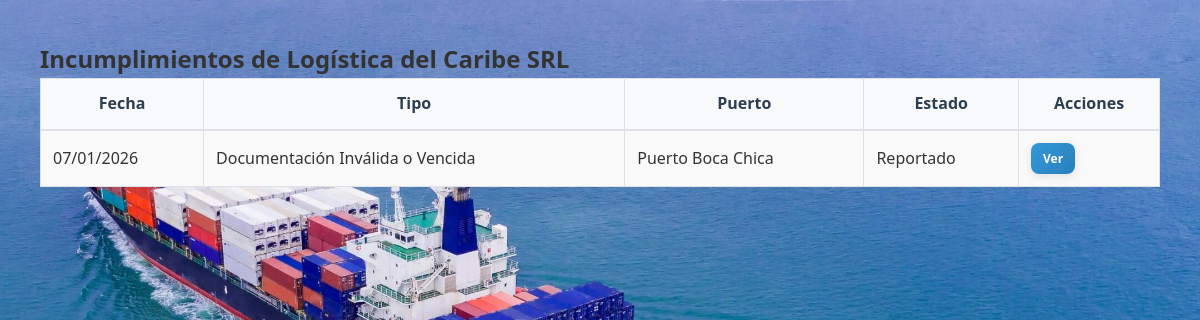
/incumplimientos/mis-incumplimientos/ (signed in), run on the app's committed database.
### accounts/models.py (models this page shows, shortened)
class User(AbstractUser):
    ROLE_CHOICES = [
        ('solicitante', 'Solicitante'),
        ('evaluador', 'Evaluador Portuario'),
        ('supervisor', 'Supervisor'),
        ('admin_tic', 'Administrador TIC'),
        ('oficial_acceso', 'Oficial de Acceso Físico'),
        ('direccion', 'Dirección Logística'),
    ]
    role = models.CharField(
        max_length=20,
        choices=ROLE_CHOICES,
        default='solicitante',
        verbose_name='Rol'
    )
    cedula_rnc = models.CharField(
        max_length=20,
        unique=True,
        validators=[
            RegexValidator(
                regex=r'^(\d{3}-\d{7}-\d{1}|\d{3}-\d{5}-\d{1})$',
                message='Formato inválido. Use XXX-XXXXXXX-X para cédula o XXX-XXXXX-X para RNC'
            )
        ],
        verbose_name='Cédula/RNC'
    )
    telefono = models.CharField(
        max_length=15,
        blank=True,
        validators=[
            RegexValidator(
                regex=r'^\+?1?\d{9,15}$',
                message='Número de teléfono inválido'
            )
        ],
        verbose_name='Teléfono'
    )
    empresa = models.ForeignKey(
        'Empresa',
        on_delete=models.SET_NULL,
        null=True,
        blank=True,
        related_name='usuarios',
        verbose_name='Empresa'
    )
    es_admin_empresa = models.BooleanField(default=False, verbose_name='Admin de Empresa')
    puede_crear_usuarios = models.BooleanField(default=False, verbose_name='Puede Crear Usuarios')
    activo = models.BooleanField(default=True, verbose_name='Activo')
    created_at = models.DateTimeField(auto_now_add=True, verbose_name='Creado el')
    updated_at = models.DateTimeField(auto_now=True, verbose_name='Actualizado el')
    failed_login_attempts = models.PositiveIntegerField(default=0, verbose_name='Intentos fallidos')
    is_locked = models.BooleanField(default=False, verbose_name='Bloqueado')
    locked_until = models.DateTimeField(null=True, blank=True, verbose_name='Bloqueado hasta')
    last_login_ip = models.GenericIPAddressField(null=True, blank=True, verbose_name='Última IP')
    class Meta:
        verbose_name = 'Usuario'
        verbose_name_plural = 'Usuarios'
        ordering = ['-created_at']

class Empresa(models.Model):
    rnc = models.CharField(
        max_length=15,
        unique=True,
        validators=[
            RegexValidator(
                regex=r'^\d{3}-\d{5}-\d{1}$',
                message='Formato inválido. Use XXX-XXXXX-X para RNC'
            )
        ],
        verbose_name='RNC'
    )
    nombre = models.CharField(max_length=200, verbose_name='Nombre')
    telefono = models.CharField(
        max_length=15,
        blank=True,
        validators=[
            RegexValidator(
                regex=r'^\+?1?\d{9,15}$',
                message='Número de teléfono inválido'
            )
        ],
        verbose_name='Teléfono'
    )
    email = models.EmailField(verbose_name='Email')
    representante_legal = models.ForeignKey(
        User,
        on_delete=models.CASCADE,
        related_name='empresas_representadas',
        verbose_name='Representante Legal'
    )
    activa = models.BooleanField(default=True, verbose_name='Activa')
    verificada = models.BooleanField(default=False, verbose_name='Verificada')
    certificado_rnc = models.FileField(
        upload_to='empresas/certificados/',
        blank=True,
        verbose_name='Certificado RNC'
    )
    numero_licencia = models.CharField(
        max_length=20,
        unique=True,
        blank=True,
        null=True,
        verbose_name='Número de Licencia'
    )
    fecha_expedicion_licencia = models.DateField(
        blank=True,
        null=True,
        verbose_name='Fecha de Expedición'
    )
    fecha_expiracion_licencia = models.DateField(
        blank=True,
        null=True,
        verbose_name='Fecha de Expiración'
    )
    fecha_expiracion_contrato = models.DateField(
        blank=True,
        null=True,
        verbose_name='Expiración Contrato'
    )
    tipo_licencia = models.ForeignKey(
        'evaluacion.TipoLicencia',
        on_delete=models.SET_NULL,
        blank=True,
        null=True,
        related_name='empresas_asignadas',
        verbose_name='Tipo de Licencia',
        help_text='Tipo de licencia que determina los servicios base autorizados'
    )
    servicios_autorizados = models.ManyToManyField(
        'evaluacion.Servicio',
        related_name='empresas_autorizadas',
        blank=True,
        verbose_name='Servicios Autorizados',
        help_text='Servicios específicos que la empresa está autorizada a ofrecer'
    )
    puede_solicitud_excepcional = models.BooleanField(
        default=False,
        verbose_name='Permite Solicitud Excepcional',
        help_text='Si está habilitado, la empresa puede realizar solicitudes excepcionales aprobadas por supervisión'
    )
    created_at = models.DateTimeField(auto_now_add=True, verbose_name='Registrada el')
    updated_at = models.DateTimeField(auto_now=True, verbose_name='Actualizada el')
    class Meta:
        verbose_name = 'Empresa'
        verbose_name_plural = 'Empresas'
        ordering = ['-created_at']

### incumplimientos/models.py (models this page shows, shortened)
class Incumplimiento(models.Model):
    TIPO_CHOICES = [
        ('documentacion_invalida', 'Documentación Inválida o Vencida'),
        ('personal_no_autorizado', 'Personal No Autorizado'),
        ('vehiculo_no_autorizado', 'Vehículo No Autorizado'),
        ('horario_incumplido', 'Incumplimiento de Horario Autorizado'),
        ('zona_no_autorizada', 'Acceso a Zona No Autorizada'),
        ('seguridad', 'Incumplimiento de Normas de Seguridad'),
        ('otro', 'Otro Incumplimiento'),
    ]
    ESTADO_CHOICES = [
        ('reportado', 'Reportado'),
        ('en_revision', 'En Revisión'),
        ('pendiente_subsanacion', 'Pendiente de Subsanación'),
        ('subsanado', 'Subsanado'),
        ('desestimado', 'Desestimado'),
    ]
    solicitud = models.ForeignKey(
        'solicitudes.Solicitud',
        on_delete=models.CASCADE,
        related_name='incumplimientos',
        verbose_name='Solicitud Relacionada',
        help_text='Solicitud asociada al incumplimiento'
    )
    autorizacion = models.ForeignKey(
        'control_acceso.Autorizacion',
        on_delete=models.CASCADE,
        null=True,
        blank=True,
        related_name='incumplimientos',
        verbose_name='Autorización Relacionada',
        help_text='Autorización asociada si ya fue aprobada'
    )
    tipo = models.CharField(
        max_length=30,
        choices=TIPO_CHOICES,
        verbose_name='Tipo de Incumplimiento'
    )
    descripcion = models.TextField(
        verbose_name='Descripción del Incumplimiento',
        help_text='Detalle completo de la situación observada'
    )
    estado = models.CharField(
        max_length=25,
        choices=ESTADO_CHOICES,
        default='reportado',
        verbose_name='Estado'
    )
    reportado_por = models.ForeignKey(
        settings.AUTH_USER_MODEL,
        on_delete=models.PROTECT,
        related_name='incumplimientos_reportados',
        verbose_name='Reportado Por',
        help_text='Oficial de acceso que detectó el incumplimiento'
    )
    revisado_por = models.ForeignKey(
        settings.AUTH_USER_MODEL,
        on_delete=models.SET_NULL,
        null=True,
        blank=True,
        related_name='incumplimientos_revisados',
        verbose_name='Revisado Por',
        help_text='Supervisor que revisó el incumplimiento'
    )
    puerto = models.ForeignKey(
        'solicitudes.Puerto',
        on_delete=models.PROTECT,
        related_name='incumplimientos',
        verbose_name='Puerto'
    )
    lugar_puerto = models.ForeignKey(
        'solicitudes.LugarPuerto',
        on_delete=models.PROTECT,
        null=True,
        blank=True,
        related_name='incumplimientos',
        verbose_name='Lugar Específico'
    )
    evidencia = models.FileField(
        upload_to='incumplimientos/evidencias/%Y/%m/',
        null=True,
        blank=True,
        validators=[FileExtensionValidator(allowed_extensions=['pdf', 'jpg', 'jpeg', 'png', 'doc', 'docx'])],
        verbose_name='Evidencia',
        help_text='Archivo con evidencia del incumplimiento (PDF, imagen o documento)'
    )
    observaciones = models.TextField(
        blank=True,
        verbose_name='Observaciones',
        help_text='Notas adicionales sobre el incumplimiento'
    )
    fecha_incumplimiento = models.DateTimeField(
        verbose_name='Fecha del Incumplimiento',
        help_text='Fecha y hora en que ocurrió el incumplimiento'
    )
    fecha_reporte = models.DateTimeField(
        default=timezone.now,
        verbose_name='Fecha de Reporte',
        editable=False
    )
    fecha_revision = models.DateTimeField(
        null=True,
        blank=True,
        verbose_name='Fecha de Revisión'
    )
    fecha_modificacion = models.DateTimeField(
        auto_now=True,
        verbose_name='Última Modificación'
    )
    class Meta:
        verbose_name = 'Incumplimiento'
        verbose_name_plural = 'Incumplimientos'
        ordering = ['-fecha_incumplimiento', '-fecha_reporte']
        indexes = [
            models.Index(fields=['solicitud', 'estado']),
            models.Index(fields=['reportado_por', 'fecha_reporte']),
            models.Index(fields=['estado']),
        ]

### solicitudes/models.py (models this page shows, shortened)
class Puerto(models.Model):
    nombre = models.CharField(max_length=100, unique=True, verbose_name='Nombre')
    codigo = models.CharField(max_length=10, unique=True, verbose_name='Código')
    activo = models.BooleanField(default=True, verbose_name='Activo')
    ubicacion = models.CharField(max_length=200, blank=True, verbose_name='Ubicación')
    descripcion = models.TextField(blank=True, verbose_name='Descripción')
    fecha_creacion = models.DateTimeField(default=timezone.now, verbose_name='Fecha de Creación')
    fecha_modificacion = models.DateTimeField(auto_now=True, verbose_name='Última Modificación')
    class Meta:
        verbose_name = 'Puerto'
        verbose_name_plural = 'Puertos'
        ordering = ['nombre']

### incumplimientos/views.py (the view)
# urls.py: path('mis-incumplimientos/', views.lista_incumplimientos_empresa, name='mis_incumplimientos'),
@login_required
@role_required('solicitante')
def lista_incumplimientos_empresa(request):
    if not request.user.empresa:
        messages.error(request, 'No tiene una empresa asociada.')
        return redirect('home')
    incumplimientos_list = Incumplimiento.objects.filter(
        solicitud__empresa=request.user.empresa
    ).select_related(
        'solicitud', 'puerto', 'reportado_por'
    ).order_by('-fecha_incumplimiento')
    estado = request.GET.get('estado')
    if estado:
        incumplimientos_list = incumplimientos_list.filter(estado=estado)
    stats = {
        'total': incumplimientos_list.count(),
        'pendiente_subsanacion': incumplimientos_list.filter(estado='pendiente_subsanacion').count(),
        'subsanados': incumplimientos_list.filter(estado='subsanado').count(),
    }
    paginator = Paginator(incumplimientos_list, 15)
    page = request.GET.get('page')
    incumplimientos = paginator.get_page(page)
    context = {
        'incumplimientos': incumplimientos,
        'stats': stats,
        'estados': Incumplimiento.ESTADO_CHOICES,
    }
    return render(request, 'incumplimientos/lista_empresa.html', context)

### incumplimientos/templates/incumplimientos/lista_empresa.html (shortened to what this page needs)
{% extends "base.html" %}
{% block content %}
<div class="container py-4">
    <h2>Incumplimientos de {{ user.empresa.nombre }}</h2>
    <table class="table">
        <thead>
            <tr>
                <th>Fecha</th>
                <th>Tipo</th>
                <th>Puerto</th>
                <th>Estado</th>
                <th>Acciones</th>
            </tr>
        </thead>
        <tbody>
            {% for inc in incumplimientos %}
            <tr>
                <td>{{ inc.fecha_incumplimiento|date:"d/m/Y" }}</td>
                <td>{{ inc.get_tipo_display }}</td>
                <td>{{ inc.puerto.nombre }}</td>
                <td>{{ inc.get_estado_display }}</td>
                <td><a href="{% url 'incumplimientos:detalle' inc.pk %}" class="btn btn-sm btn-primary">Ver</a></td>
            </tr>
            {% endfor %}
        </tbody>
    </table>
</div>
{% endblock %}

### static/css/base.css (style rules this page uses)
* { margin: 0; padding: 0; box-sizing: border-box; }
body { font-family: 'Segoe UI', Tahoma, Geneva, Verdana, sans-serif; background: url('/media/Ship.jpeg') no-repeat center center fixed; background-size: cover; background-attachment: fixed; min-height: 100vh; line-height: 1.6; color: #333; position: relative; }
.container { max-width: 1600px; margin: 0 auto; padding: 20px; }
.btn { display: inline-block; padding: 12px 24px; border: none; border-radius: 8px; font-size: 15px; font-weight: 600; text-decoration: none; text-align: center; cursor: pointer; transition: all 0.3s ease; box-shadow: 0 2px 8px rgba(0,0,0,0.1); }
.btn-primary { background: linear-gradient(135deg, #3498db, #2980b9); color: white; }
.btn-sm { padding: 6px 12px; font-size: 12px; }
.table { width: 100%; margin-bottom: 1rem; background-color: white; border-collapse: collapse; border: 1px solid #dee2e6; }
.table th, .table td { padding: 12px; vertical-align: middle; border-top: 1px solid #dee2e6; border-right: 1px solid #dee2e6; }
.table th:last-child, .table td:last-child { border-right: 1px solid #dee2e6; }
.table thead th { vertical-align: bottom; border-bottom: 2px solid #dee2e6; background: #f8f9fa; font-weight: 600; color: #2c3e50; border-top: none; }
.table tbody tr:nth-of-type(odd) { background-color: #f9f9f9; }

### data on the page
User: empresa.nombre "Logística del Caribe SRL"
Incumplimiento: fecha_incumplimiento "07/01/2026", tipo "Documentación Inválida o Vencida", puerto.nombre "Puerto Boca Chica", estado "Reportado"
